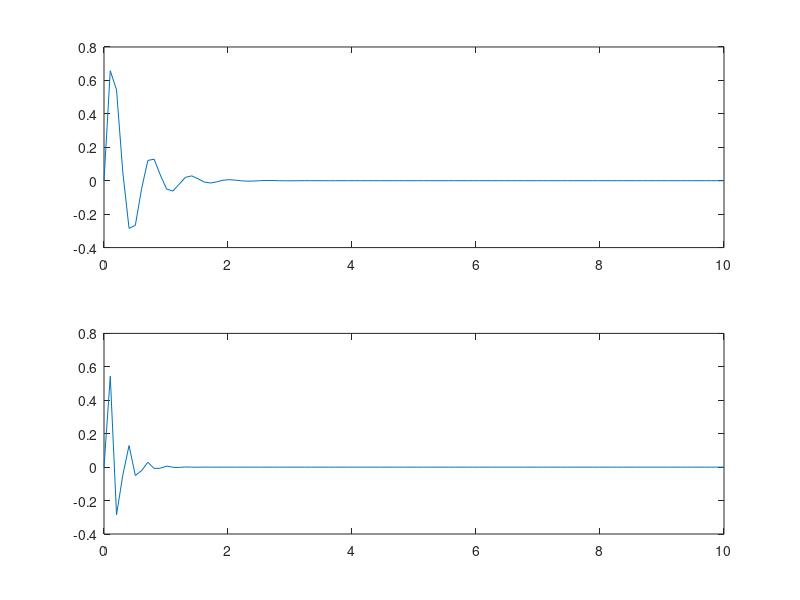

MATLAB code to generate this figure:
subplot(2,1,1);
x=linspace(0,10);
y1=exp((-2.5).*x).*sin(10.*x);
plot(x,y1);

subplot(2,1,2);
x=linspace(0,10);
y2=exp((-5).*x).*sin(20.*x);
plot(x,y2);